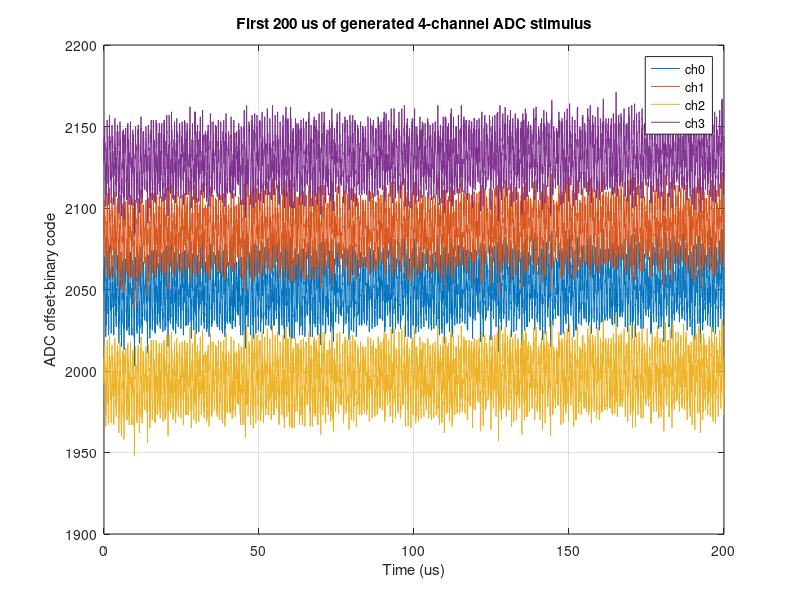

Write the MATLAB code that produced this figure.
% Generate realistic 4-channel partial-discharge ADC stimulus for Vivado.
% Output format: one 48-bit hexadecimal word/line, {ch3,ch2,ch1,ch0},
% each channel is 12-bit offset-binary, sampled at 26 MSPS for 40 ms.

fs = 26e6;  duration_s = 40e-3;  n = round(fs * duration_s);
t = (0:n-1)' / fs;
rng(20260911, 'twister');                 % Reproducible noise and PD arrivals

% Background: 50 Hz phase reference, low-frequency interference, Gaussian noise.
base = 2048 + 90*sin(2*pi*50*t) + 18*sin(2*pi*1.2e6*t) + 7*randn(n,1);
ch = repmat(base, 1, 4);
ch = ch + repmat([0 35 -55 80], n, 1);    % Gain/offset mismatch between channels

% Four deliberately distinct PD signatures, so channel association can be
% checked directly in Vivado's m_axis_tdata[26:25] and event CSV.
% ch0: positive, large, phase-locked bursts near 45 degrees.
% ch1: negative, medium pulses near 135 degrees.
% ch2: alternating polarity, short high-rate burst near 225 degrees.
% ch3: sparse bipolar, long ring-down pulses near 315 degrees.
profiles = [ 45,  8, +1, 700, 10, 7; ...
            135, 11, -1, 520, 16, 6; ...
            225,  5,  0, 430,  7, 4; ...
            315, 17,  0, 620, 28, 11];
for c = 1:4
    phase_deg = profiles(c,1); count = profiles(c,2);
    for k = 1:count
        cycle = mod(k-1, 2);                % spread events across the two 50 Hz cycles
        center = round((cycle*20e-3 + phase_deg/360/50)*fs) + randi([-60,60]);
        width = profiles(c,5); decay = profiles(c,6);
        idx = max(1,center) + (0:width-1); idx = idx(idx <= n);
        if profiles(c,3) == 0
            polarity = 2*mod(k,2)-1;
        else
            polarity = profiles(c,3);
        end
        amp = polarity * (profiles(c,4) * (0.85 + 0.30*rand));
        shape = exp(-(0:numel(idx)-1)'/decay) .* sin(2*pi*(0:numel(idx)-1)'/4);
        ch(idx,c) = ch(idx,c) + amp*shape;
        % weak cross-channel pickup: 4--8%, never a primary event.
        for other = 1:4
            if other ~= c, ch(idx,other) = ch(idx,other) + 0.06*amp*shape; end
        end
    end
end

% Clip and convert to 12-bit offset-binary unsigned codes.
codes = uint16(max(0, min(4095, round(ch))));
words = bitor(bitor(uint64(codes(:,1)), bitshift(uint64(codes(:,2)),12)), ...
             bitor(bitshift(uint64(codes(:,3)),24), bitshift(uint64(codes(:,4)),36)));

out = 'pd_adc_4ch_26m_40ms.mem';
fid = fopen(out, 'w');
assert(fid >= 0, 'Cannot open %s for writing', out);
fprintf(fid, '%012X\n', words);
fclose(fid);

plot_n = min(n, round(200e-6*fs));
figure('Name','PD ADC stimulus');
plot(t(1:plot_n)*1e6, double(codes(1:plot_n,:))); grid on;
xlabel('Time (us)'); ylabel('ADC offset-binary code'); legend('ch0','ch1','ch2','ch3');
title('First 200 us of generated 4-channel ADC stimulus');
fprintf('Wrote %s: %d samples, %.3f ms, four 12-bit channels at %.3f MSPS.\n', ...
        out, n, duration_s*1e3, fs/1e6);
